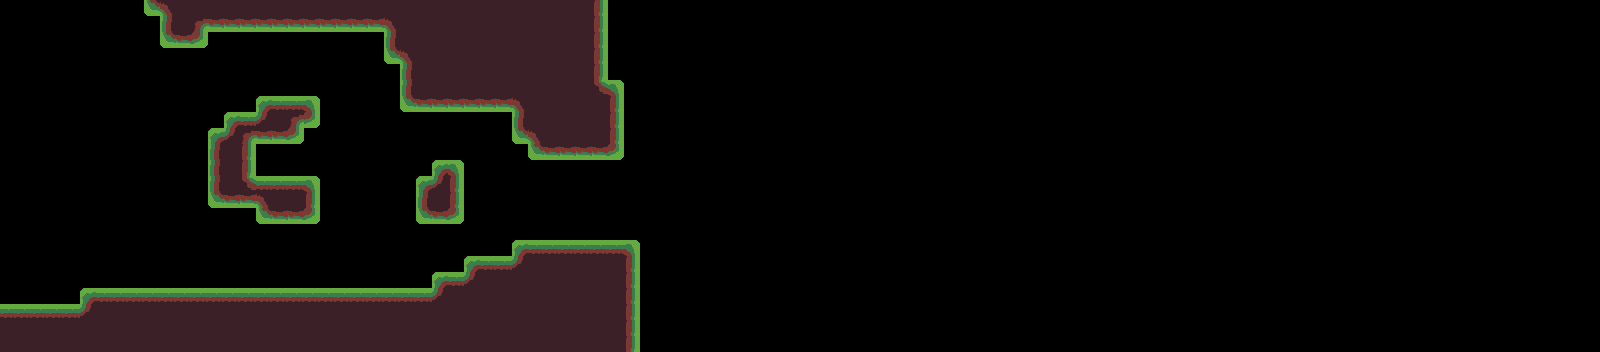

Below is a game level as drawn by its tile map, then a one-line description and the .tmx file that defines it, in full:
An orthogonal 100x22 tile map with 16x16 px tiles, 1 tile layer (Tile Layer 1) and 23 objects.

<map version="1.5" tiledversion="1.7.2" orientation="orthogonal" renderorder="right-down" width="100" height="22" tilewidth="16" tileheight="16" infinite="0" nextlayerid="4" nextobjectid="30">
 <tileset firstgid="1" source="tileset_grass.tsx" />
 <layer id="1" name="Tile Layer 1" width="100" height="22">
  <data encoding="csv">
0,0,0,0,0,0,0,0,0,21,5,12,12,12,12,12,12,12,12,12,12,12,12,12,12,12,12,12,12,12,12,12,12,12,12,12,12,13,0,0,0,0,0,0,0,0,0,0,0,0,0,0,0,0,0,0,0,0,0,0,0,0,0,0,0,0,0,0,0,0,0,0,0,0,0,0,0,0,0,0,0,0,0,0,0,0,0,0,0,0,0,0,0,0,0,0,0,0,0,0,
0,0,0,0,0,0,0,0,0,0,11,12,4,22,22,22,22,22,22,22,22,22,22,22,5,12,12,12,12,12,12,12,12,12,12,12,12,13,0,0,0,0,0,0,0,0,0,0,0,0,0,0,0,0,0,0,0,0,0,0,0,0,0,0,0,0,0,0,0,0,0,0,0,0,0,0,0,0,0,0,0,0,0,0,0,0,0,0,0,0,0,0,0,0,0,0,0,0,0,0,
0,0,0,0,0,0,0,0,0,0,21,22,23,0,0,0,0,0,0,0,0,0,0,0,11,12,12,12,12,12,12,12,12,12,12,12,12,13,0,0,0,0,0,0,0,0,0,0,0,0,0,0,0,0,0,0,0,0,0,0,0,0,0,0,0,0,0,0,0,0,0,0,0,0,0,0,0,0,0,0,0,0,0,0,0,0,0,0,0,0,0,0,0,0,0,0,0,0,0,0,
0,0,0,0,0,0,0,0,0,0,0,0,0,0,0,0,0,0,0,0,0,0,0,0,21,5,12,12,12,12,12,12,12,12,12,12,12,13,0,0,0,0,0,0,0,0,0,0,0,0,0,0,0,0,0,0,0,0,0,0,0,0,0,0,0,0,0,0,0,0,0,0,0,0,0,0,0,0,0,0,0,0,0,0,0,0,0,0,0,0,0,0,0,0,0,0,0,0,0,0,
0,0,0,0,0,0,0,0,0,0,0,0,0,0,0,0,0,0,0,0,0,0,0,0,0,11,12,12,12,12,12,12,12,12,12,12,12,13,0,0,0,0,0,0,0,0,0,0,0,0,0,0,0,0,0,0,0,0,0,0,0,0,0,0,0,0,0,0,0,0,0,0,0,0,0,0,0,0,0,0,0,0,0,0,0,0,0,0,0,0,0,0,0,0,0,0,0,0,0,0,
0,0,0,0,0,0,0,0,0,0,0,0,0,0,0,0,0,0,0,0,0,0,0,0,0,11,12,12,12,12,12,12,12,12,12,12,12,14,3,0,0,0,0,0,0,0,0,0,0,0,0,0,0,0,0,0,0,0,0,0,0,0,0,0,0,0,0,0,0,0,0,0,0,0,0,0,0,0,0,0,0,0,0,0,0,0,0,0,0,0,0,0,0,0,0,0,0,0,0,0,
0,0,0,0,0,0,0,0,0,0,0,0,0,0,0,0,1,2,2,3,0,0,0,0,0,21,22,22,22,22,22,22,5,12,12,12,12,12,13,0,0,0,0,0,0,0,0,0,0,0,0,0,0,0,0,0,0,0,0,0,0,0,0,0,0,0,0,0,0,0,0,0,0,0,0,0,0,0,0,0,0,0,0,0,0,0,0,0,0,0,0,0,0,0,0,0,0,0,0,0,
0,0,0,0,0,0,0,0,0,0,0,0,0,0,1,2,15,12,4,23,0,0,0,0,0,0,0,0,0,0,0,0,11,12,12,12,12,12,13,0,0,0,0,0,0,0,0,0,0,0,0,0,0,0,0,0,0,0,0,0,0,0,0,0,0,0,0,0,0,0,0,0,0,0,0,0,0,0,0,0,0,0,0,0,0,0,0,0,0,0,0,0,0,0,0,0,0,0,0,0,
0,0,0,0,0,0,0,0,0,0,0,0,0,1,15,4,22,22,23,0,0,0,0,0,0,0,0,0,0,0,0,0,21,5,12,12,12,12,13,0,0,0,0,0,0,0,0,0,0,0,0,0,0,0,0,0,0,0,0,0,0,0,0,0,0,0,0,0,0,0,0,0,0,0,0,0,0,0,0,0,0,0,0,0,0,0,0,0,0,0,0,0,0,0,0,0,0,0,0,0,
0,0,0,0,0,0,0,0,0,0,0,0,0,11,12,13,0,0,0,0,0,0,0,0,0,0,0,0,0,0,0,0,0,21,22,22,22,22,23,0,0,0,0,0,0,0,0,0,0,0,0,0,0,0,0,0,0,0,0,0,0,0,0,0,0,0,0,0,0,0,0,0,0,0,0,0,0,0,0,0,0,0,0,0,0,0,0,0,0,0,0,0,0,0,0,0,0,0,0,0,
0,0,0,0,0,0,0,0,0,0,0,0,0,11,12,13,0,0,0,0,0,0,0,0,0,0,0,1,3,0,0,0,0,0,0,0,0,0,0,0,0,0,0,0,0,0,0,0,0,0,0,0,0,0,0,0,0,0,0,0,0,0,0,0,0,0,0,0,0,0,0,0,0,0,0,0,0,0,0,0,0,0,0,0,0,0,0,0,0,0,0,0,0,0,0,0,0,0,0,0,
0,0,0,0,0,0,0,0,0,0,0,0,0,11,12,14,2,2,2,3,0,0,0,0,0,0,1,15,13,0,0,0,0,0,0,0,0,0,0,0,0,0,0,0,0,0,0,0,0,0,0,0,0,0,0,0,0,0,0,0,0,0,0,0,0,0,0,0,0,0,0,0,0,0,0,0,0,0,0,0,0,0,0,0,0,0,0,0,0,0,0,0,0,0,0,0,0,0,0,0,
0,0,0,0,0,0,0,0,0,0,0,0,0,21,22,22,5,12,12,13,0,0,0,0,0,0,11,12,13,0,0,0,0,0,0,0,0,0,0,0,0,0,0,0,0,0,0,0,0,0,0,0,0,0,0,0,0,0,0,0,0,0,0,0,0,0,0,0,0,0,0,0,0,0,0,0,0,0,0,0,0,0,0,0,0,0,0,0,0,0,0,0,0,0,0,0,0,0,0,0,
0,0,0,0,0,0,0,0,0,0,0,0,0,0,0,0,21,22,22,23,0,0,0,0,0,0,21,22,23,0,0,0,0,0,0,0,0,0,0,0,0,0,0,0,0,0,0,0,0,0,0,0,0,0,0,0,0,0,0,0,0,0,0,0,0,0,0,0,0,0,0,0,0,0,0,0,0,0,0,0,0,0,0,0,0,0,0,0,0,0,0,0,0,0,0,0,0,0,0,0,
0,0,0,0,0,0,0,0,0,0,0,0,0,0,0,0,0,0,0,0,0,0,0,0,0,0,0,0,0,0,0,0,0,0,0,0,0,0,0,0,0,0,0,0,0,0,0,0,0,0,0,0,0,0,0,0,0,0,0,0,0,0,0,0,0,0,0,0,0,0,0,0,0,0,0,0,0,0,0,0,0,0,0,0,0,0,0,0,0,0,0,0,0,0,0,0,0,0,0,0,
0,0,0,0,0,0,0,0,0,0,0,0,0,0,0,0,0,0,0,0,0,0,0,0,0,0,0,0,0,0,0,0,1,2,2,2,2,2,2,3,0,0,0,0,0,0,0,0,0,0,0,0,0,0,0,0,0,0,0,0,0,0,0,0,0,0,0,0,0,0,0,0,0,0,0,0,0,0,0,0,0,0,0,0,0,0,0,0,0,0,0,0,0,0,0,0,0,0,0,0,
0,0,0,0,0,0,0,0,0,0,0,0,0,0,0,0,0,0,0,0,0,0,0,0,0,0,0,0,0,1,2,2,15,12,12,12,12,12,12,13,0,0,0,0,0,0,0,0,0,0,0,0,0,0,0,0,0,0,0,0,0,0,0,0,0,0,0,0,0,0,0,0,0,0,0,0,0,0,0,0,0,0,0,0,0,0,0,0,0,0,0,0,0,0,0,0,0,0,0,0,
0,0,0,0,0,0,0,0,0,0,0,0,0,0,0,0,0,0,0,0,0,0,0,0,0,0,0,1,2,15,12,12,12,12,12,12,12,12,12,13,0,0,0,0,0,0,0,0,0,0,0,0,0,0,0,0,0,0,0,0,0,0,0,0,0,0,0,0,0,0,0,0,0,0,0,0,0,0,0,0,0,0,0,0,0,0,0,0,0,0,0,0,0,0,0,0,0,0,0,0,
0,0,0,0,0,1,2,2,2,2,2,2,2,2,2,2,2,2,2,2,2,2,2,2,2,2,2,15,12,12,12,12,12,12,12,12,12,12,12,13,0,0,0,0,0,0,0,0,0,0,0,0,0,0,0,0,0,0,0,0,0,0,0,0,0,0,0,0,0,0,0,0,0,0,0,0,0,0,0,0,0,0,0,0,0,0,0,0,0,0,0,0,0,0,0,0,0,0,0,0,
2,2,2,2,2,15,12,12,12,12,12,12,12,12,12,12,12,12,12,12,12,12,12,12,12,12,12,12,12,12,12,12,12,12,12,12,12,12,12,13,0,0,0,0,0,0,0,0,0,0,0,0,0,0,0,0,0,0,0,0,0,0,0,0,0,0,0,0,0,0,0,0,0,0,0,0,0,0,0,0,0,0,0,0,0,0,0,0,0,0,0,0,0,0,0,0,0,0,0,0,
12,12,12,12,12,12,12,12,12,12,12,12,12,12,12,12,12,12,12,12,12,12,12,12,12,12,12,12,12,12,12,12,12,12,12,12,12,12,12,13,0,0,0,0,0,0,0,0,0,0,0,0,0,0,0,0,0,0,0,0,0,0,0,0,0,0,0,0,0,0,0,0,0,0,0,0,0,0,0,0,0,0,0,0,0,0,0,0,0,0,0,0,0,0,0,0,0,0,0,0,
12,12,12,12,12,12,12,12,12,12,12,12,12,12,12,12,12,12,12,12,12,12,12,12,12,12,12,12,12,12,12,12,12,12,12,12,12,12,12,13,0,0,0,0,0,0,0,0,0,0,0,0,0,0,0,0,0,0,0,0,0,0,0,0,0,0,0,0,0,0,0,0,0,0,0,0,0,0,0,0,0,0,0,0,0,0,0,0,0,0,0,0,0,0,0,0,0,0,0,0
</data>
 </layer>
 <objectgroup id="2" name="Entities">
  <object id="1" gid="48" x="320" y="96" width="16" height="16" />
  <object id="2" gid="48" x="320" y="176" width="16" height="16" />
  <object id="29" gid="41" x="176" y="288" width="16" height="16" />
 </objectgroup>
 <objectgroup id="3" name="Colliders">
  <object id="3" x="0" y="304" width="80" height="48" />
  <object id="4" x="80" y="288" width="352" height="64" />
  <object id="5" x="432" y="272" width="32" height="80" />
  <object id="6" x="464" y="256" width="48" height="96" />
  <object id="7" x="512" y="240" width="128" height="112" />
  <object id="8" x="416" y="176" width="48" height="48" />
  <object id="9" x="432" y="160" width="32" height="16" />
  <object id="11" x="208" y="128" width="48" height="80" />
  <object id="12" x="256" y="176" width="64" height="48" />
  <object id="13" x="256" y="96" width="64" height="32" />
  <object id="14" x="256" y="128" width="48" height="16" />
  <object id="15" x="224" y="112" width="32" height="16" />
  <object id="16" x="144" y="0" width="16" height="16" />
  <object id="18" x="160" y="0" width="48" height="48" />
  <object id="19" x="208" y="0" width="176" height="32" />
  <object id="20" x="384" y="0" width="16" height="64" />
  <object id="21" x="400" y="0" width="112" height="112" />
  <object id="22" x="512" y="0" width="16" height="144" />
  <object id="25" x="528" y="80" width="96" height="80" />
  <object id="26" x="528" y="0" width="80" height="80" />
 </objectgroup>
</map>
